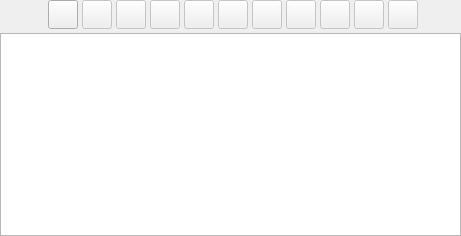
<?xml version="1.0" encoding="UTF-8"?>
<ui version="4.0">
 <class>ObjectsTableWidget</class>
 <widget class="QWidget" name="ObjectsTableWidget">
  <property name="geometry">
   <rect>
    <x>0</x>
    <y>0</y>
    <width>461</width>
    <height>236</height>
   </rect>
  </property>
  <property name="sizePolicy">
   <sizepolicy hsizetype="Preferred" vsizetype="Preferred">
    <horstretch>0</horstretch>
    <verstretch>0</verstretch>
   </sizepolicy>
  </property>
  <property name="windowTitle">
   <string>Form</string>
  </property>
  <layout class="QGridLayout" name="tabelaobj_grid">
   <property name="leftMargin">
    <number>0</number>
   </property>
   <property name="topMargin">
    <number>0</number>
   </property>
   <property name="rightMargin">
    <number>0</number>
   </property>
   <property name="bottomMargin">
    <number>0</number>
   </property>
   <property name="spacing">
    <number>4</number>
   </property>
   <item row="0" column="1">
    <layout class="QHBoxLayout" name="horizontalLayout">
     <item>
      <widget class="QToolButton" name="add_tb">
       <property name="enabled">
        <bool>true</bool>
       </property>
       <property name="sizePolicy">
        <sizepolicy hsizetype="Fixed" vsizetype="Preferred">
         <horstretch>0</horstretch>
         <verstretch>0</verstretch>
        </sizepolicy>
       </property>
       <property name="minimumSize">
        <size>
         <width>0</width>
         <height>0</height>
        </size>
       </property>
       <property name="toolTip">
        <string>Add Item</string>
       </property>
       <property name="text">
        <string/>
       </property>
       <property name="icon">
        <iconset resource="../res/resources.qrc">
         <normaloff>:/icones/icones/adicionar.png</normaloff>:/icones/icones/adicionar.png</iconset>
       </property>
       <property name="iconSize">
        <size>
         <width>22</width>
         <height>22</height>
        </size>
       </property>
       <property name="shortcut">
        <string>Ins</string>
       </property>
      </widget>
     </item>
     <item>
      <widget class="QToolButton" name="remove_tb">
       <property name="enabled">
        <bool>false</bool>
       </property>
       <property name="sizePolicy">
        <sizepolicy hsizetype="Fixed" vsizetype="Preferred">
         <horstretch>0</horstretch>
         <verstretch>0</verstretch>
        </sizepolicy>
       </property>
       <property name="minimumSize">
        <size>
         <width>0</width>
         <height>0</height>
        </size>
       </property>
       <property name="toolTip">
        <string>Remove Item</string>
       </property>
       <property name="text">
        <string/>
       </property>
       <property name="icon">
        <iconset resource="../res/resources.qrc">
         <normaloff>:/icones/icones/remover.png</normaloff>:/icones/icones/remover.png</iconset>
       </property>
       <property name="iconSize">
        <size>
         <width>22</width>
         <height>22</height>
        </size>
       </property>
       <property name="shortcut">
        <string>Del</string>
       </property>
      </widget>
     </item>
     <item>
      <widget class="QToolButton" name="update_tb">
       <property name="enabled">
        <bool>false</bool>
       </property>
       <property name="sizePolicy">
        <sizepolicy hsizetype="Fixed" vsizetype="Preferred">
         <horstretch>0</horstretch>
         <verstretch>0</verstretch>
        </sizepolicy>
       </property>
       <property name="minimumSize">
        <size>
         <width>0</width>
         <height>0</height>
        </size>
       </property>
       <property name="toolTip">
        <string>Update Item</string>
       </property>
       <property name="text">
        <string/>
       </property>
       <property name="icon">
        <iconset resource="../res/resources.qrc">
         <normaloff>:/icones/icones/atualizar.png</normaloff>:/icones/icones/atualizar.png</iconset>
       </property>
       <property name="iconSize">
        <size>
         <width>22</width>
         <height>22</height>
        </size>
       </property>
       <property name="shortcut">
        <string>Alt+R</string>
       </property>
      </widget>
     </item>
     <item>
      <widget class="QToolButton" name="remove_all_tb">
       <property name="enabled">
        <bool>false</bool>
       </property>
       <property name="sizePolicy">
        <sizepolicy hsizetype="Fixed" vsizetype="Preferred">
         <horstretch>0</horstretch>
         <verstretch>0</verstretch>
        </sizepolicy>
       </property>
       <property name="minimumSize">
        <size>
         <width>0</width>
         <height>0</height>
        </size>
       </property>
       <property name="toolTip">
        <string>Remove All</string>
       </property>
       <property name="text">
        <string/>
       </property>
       <property name="icon">
        <iconset resource="../res/resources.qrc">
         <normaloff>:/icones/icones/limpartexto.png</normaloff>:/icones/icones/limpartexto.png</iconset>
       </property>
       <property name="iconSize">
        <size>
         <width>22</width>
         <height>22</height>
        </size>
       </property>
       <property name="shortcut">
        <string>Shift+Del</string>
       </property>
      </widget>
     </item>
     <item>
      <widget class="QToolButton" name="duplicate_tb">
       <property name="enabled">
        <bool>false</bool>
       </property>
       <property name="sizePolicy">
        <sizepolicy hsizetype="Fixed" vsizetype="Preferred">
         <horstretch>0</horstretch>
         <verstretch>0</verstretch>
        </sizepolicy>
       </property>
       <property name="minimumSize">
        <size>
         <width>0</width>
         <height>0</height>
        </size>
       </property>
       <property name="toolTip">
        <string>Duplicate item</string>
       </property>
       <property name="text">
        <string/>
       </property>
       <property name="icon">
        <iconset resource="../res/resources.qrc">
         <normaloff>:/icones/icones/duplicate.png</normaloff>:/icones/icones/duplicate.png</iconset>
       </property>
       <property name="iconSize">
        <size>
         <width>22</width>
         <height>22</height>
        </size>
       </property>
       <property name="shortcut">
        <string>Ctrl+D</string>
       </property>
      </widget>
     </item>
     <item>
      <widget class="QToolButton" name="edit_tb">
       <property name="enabled">
        <bool>false</bool>
       </property>
       <property name="sizePolicy">
        <sizepolicy hsizetype="Fixed" vsizetype="Preferred">
         <horstretch>0</horstretch>
         <verstretch>0</verstretch>
        </sizepolicy>
       </property>
       <property name="minimumSize">
        <size>
         <width>0</width>
         <height>0</height>
        </size>
       </property>
       <property name="toolTip">
        <string>Edit Item</string>
       </property>
       <property name="text">
        <string/>
       </property>
       <property name="icon">
        <iconset resource="../res/resources.qrc">
         <normaloff>:/icones/icones/editar.png</normaloff>:/icones/icones/editar.png</iconset>
       </property>
       <property name="iconSize">
        <size>
         <width>22</width>
         <height>22</height>
        </size>
       </property>
       <property name="shortcut">
        <string>Space</string>
       </property>
      </widget>
     </item>
     <item>
      <widget class="QToolButton" name="move_up_tb">
       <property name="enabled">
        <bool>false</bool>
       </property>
       <property name="sizePolicy">
        <sizepolicy hsizetype="Fixed" vsizetype="Preferred">
         <horstretch>0</horstretch>
         <verstretch>0</verstretch>
        </sizepolicy>
       </property>
       <property name="minimumSize">
        <size>
         <width>0</width>
         <height>0</height>
        </size>
       </property>
       <property name="toolTip">
        <string>Move Up</string>
       </property>
       <property name="text">
        <string/>
       </property>
       <property name="icon">
        <iconset resource="../res/resources.qrc">
         <normaloff>:/icones/icones/movercima.png</normaloff>:/icones/icones/movercima.png</iconset>
       </property>
       <property name="iconSize">
        <size>
         <width>22</width>
         <height>22</height>
        </size>
       </property>
       <property name="shortcut">
        <string>Ctrl+Up</string>
       </property>
      </widget>
     </item>
     <item>
      <widget class="QToolButton" name="move_down_tb">
       <property name="enabled">
        <bool>false</bool>
       </property>
       <property name="sizePolicy">
        <sizepolicy hsizetype="Fixed" vsizetype="Preferred">
         <horstretch>0</horstretch>
         <verstretch>0</verstretch>
        </sizepolicy>
       </property>
       <property name="minimumSize">
        <size>
         <width>0</width>
         <height>0</height>
        </size>
       </property>
       <property name="toolTip">
        <string>Move Down</string>
       </property>
       <property name="text">
        <string/>
       </property>
       <property name="icon">
        <iconset resource="../res/resources.qrc">
         <normaloff>:/icones/icones/moverbaixo.png</normaloff>:/icones/icones/moverbaixo.png</iconset>
       </property>
       <property name="iconSize">
        <size>
         <width>22</width>
         <height>22</height>
        </size>
       </property>
       <property name="shortcut">
        <string>Ctrl+Down</string>
       </property>
      </widget>
     </item>
     <item>
      <widget class="QToolButton" name="move_first_tb">
       <property name="enabled">
        <bool>false</bool>
       </property>
       <property name="sizePolicy">
        <sizepolicy hsizetype="Fixed" vsizetype="Preferred">
         <horstretch>0</horstretch>
         <verstretch>0</verstretch>
        </sizepolicy>
       </property>
       <property name="minimumSize">
        <size>
         <width>0</width>
         <height>0</height>
        </size>
       </property>
       <property name="toolTip">
        <string>Move to start</string>
       </property>
       <property name="text">
        <string/>
       </property>
       <property name="icon">
        <iconset resource="../res/resources.qrc">
         <normaloff>:/icones/icones/moverprimeiro.png</normaloff>:/icones/icones/moverprimeiro.png</iconset>
       </property>
       <property name="iconSize">
        <size>
         <width>22</width>
         <height>22</height>
        </size>
       </property>
       <property name="shortcut">
        <string>Ctrl+Home</string>
       </property>
      </widget>
     </item>
     <item>
      <widget class="QToolButton" name="move_last_tb">
       <property name="enabled">
        <bool>false</bool>
       </property>
       <property name="sizePolicy">
        <sizepolicy hsizetype="Fixed" vsizetype="Preferred">
         <horstretch>0</horstretch>
         <verstretch>0</verstretch>
        </sizepolicy>
       </property>
       <property name="minimumSize">
        <size>
         <width>0</width>
         <height>0</height>
        </size>
       </property>
       <property name="toolTip">
        <string>Move to end</string>
       </property>
       <property name="text">
        <string/>
       </property>
       <property name="icon">
        <iconset resource="../res/resources.qrc">
         <normaloff>:/icones/icones/moverultimo.png</normaloff>:/icones/icones/moverultimo.png</iconset>
       </property>
       <property name="iconSize">
        <size>
         <width>22</width>
         <height>22</height>
        </size>
       </property>
       <property name="shortcut">
        <string>Ctrl+End, Ctrl+S</string>
       </property>
      </widget>
     </item>
     <item>
      <widget class="QToolButton" name="resize_cols_tb">
       <property name="enabled">
        <bool>false</bool>
       </property>
       <property name="sizePolicy">
        <sizepolicy hsizetype="Fixed" vsizetype="Preferred">
         <horstretch>0</horstretch>
         <verstretch>0</verstretch>
        </sizepolicy>
       </property>
       <property name="minimumSize">
        <size>
         <width>0</width>
         <height>0</height>
        </size>
       </property>
       <property name="toolTip">
        <string>Resize columns to fit contents</string>
       </property>
       <property name="text">
        <string/>
       </property>
       <property name="icon">
        <iconset resource="../res/resources.qrc">
         <normaloff>:/icones/icones/resizecols.png</normaloff>:/icones/icones/resizecols.png</iconset>
       </property>
       <property name="iconSize">
        <size>
         <width>22</width>
         <height>22</height>
        </size>
       </property>
      </widget>
     </item>
    </layout>
   </item>
   <item row="1" column="0" colspan="3">
    <widget class="QTableWidget" name="table_tbw">
     <property name="sizePolicy">
      <sizepolicy hsizetype="Expanding" vsizetype="Expanding">
       <horstretch>0</horstretch>
       <verstretch>0</verstretch>
      </sizepolicy>
     </property>
     <property name="editTriggers">
      <set>QAbstractItemView::NoEditTriggers</set>
     </property>
     <property name="alternatingRowColors">
      <bool>true</bool>
     </property>
     <property name="selectionMode">
      <enum>QAbstractItemView::SingleSelection</enum>
     </property>
     <property name="selectionBehavior">
      <enum>QAbstractItemView::SelectRows</enum>
     </property>
     <property name="iconSize">
      <size>
       <width>16</width>
       <height>16</height>
      </size>
     </property>
     <attribute name="horizontalHeaderMinimumSectionSize">
      <number>30</number>
     </attribute>
     <attribute name="horizontalHeaderStretchLastSection">
      <bool>true</bool>
     </attribute>
     <attribute name="verticalHeaderVisible">
      <bool>false</bool>
     </attribute>
     <attribute name="verticalHeaderCascadingSectionResizes">
      <bool>false</bool>
     </attribute>
     <attribute name="verticalHeaderDefaultSectionSize">
      <number>25</number>
     </attribute>
     <attribute name="verticalHeaderHighlightSections">
      <bool>true</bool>
     </attribute>
     <attribute name="verticalHeaderMinimumSectionSize">
      <number>25</number>
     </attribute>
     <attribute name="verticalHeaderStretchLastSection">
      <bool>false</bool>
     </attribute>
    </widget>
   </item>
   <item row="0" column="2">
    <spacer name="right_spc">
     <property name="orientation">
      <enum>Qt::Horizontal</enum>
     </property>
     <property name="sizeType">
      <enum>QSizePolicy::Expanding</enum>
     </property>
     <property name="sizeHint" stdset="0">
      <size>
       <width>92</width>
       <height>22</height>
      </size>
     </property>
    </spacer>
   </item>
   <item row="0" column="0">
    <spacer name="left_spc">
     <property name="orientation">
      <enum>Qt::Horizontal</enum>
     </property>
     <property name="sizeType">
      <enum>QSizePolicy::Expanding</enum>
     </property>
     <property name="sizeHint" stdset="0">
      <size>
       <width>97</width>
       <height>22</height>
      </size>
     </property>
    </spacer>
   </item>
  </layout>
 </widget>
 <tabstops>
  <tabstop>add_tb</tabstop>
  <tabstop>remove_tb</tabstop>
  <tabstop>update_tb</tabstop>
  <tabstop>remove_all_tb</tabstop>
  <tabstop>edit_tb</tabstop>
  <tabstop>move_up_tb</tabstop>
  <tabstop>move_down_tb</tabstop>
  <tabstop>move_first_tb</tabstop>
  <tabstop>move_last_tb</tabstop>
  <tabstop>table_tbw</tabstop>
 </tabstops>
 <resources>
  <include location="../res/resources.qrc"/>
 </resources>
 <connections/>
</ui>
